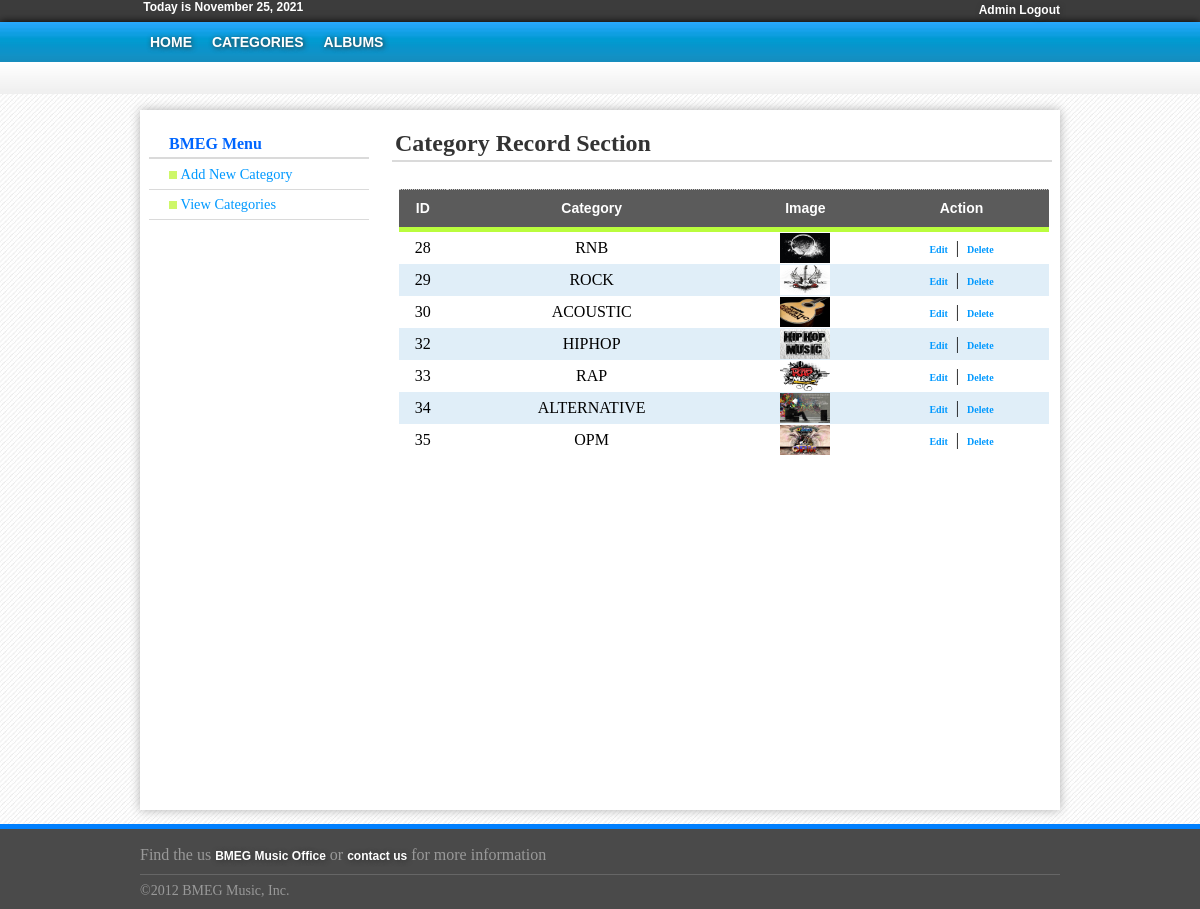
Page /Administrator/PHP/AdminViewCategory.php (signed in) on the committed database.
### tables this page shows
CREATE TABLE IF NOT EXISTS `tblcategory` (
`id` int(10) NOT NULL,
  `catname` varchar(50) DEFAULT NULL,
  `catdesc` varchar(250) DEFAULT NULL,
  `catimage` varchar(30) DEFAULT NULL
);

### Administrator/PHP/AdminViewCategory.php (the view, shortened to what this page needs)
<?php
if(isset($_SESSION['user_id'])==0){
header("location:../../loginpage.php");
}else{
?>
<!DOCTYPE html PUBLIC "-//W3C//DTD XHTML 1.0 Transitional//EN" "http://www.w3.org/TR/xhtml1/DTD/xhtml1-transitional.dtd">
<html xmlns="http://www.w3.org/1999/xhtml">
<head>
<link rel="stylesheet" type="text/css" href="../css/AdminStyle.css" />
</head>
<body>
<div class="header_wrapper">
	<div class="login">
          <?php
				$today = date("F j, Y");
				echo '&nbsp;Today is '.$today;
				?>
            <ul>
                <li><a href="logout.php">Admin Logout</a></li>
            </ul>
   	</div>
</div>
<div class="header_menu">
	<div class="menu">
    	<ul>
        	<li><a href="AdminHome.php">HOME</a></li>
            <li><a href="AdminCategory.php">CATEGORIES</a></li>
            <li><a href="AdminAlbum.php">ALBUMS</a></li>
    	</ul>
    </div>
</div>
<div class="header_under"></div>
<div class="container_wrapper">
    <div class="sidebar_menu">
    	<h4 class="header">BMEG Menu</h4>
    	<ul>
        	<li><a href="AdminCategory.php"><img src="../Templates/list-style.png" height="8"  width="8"/>&nbsp;Add New Category</a></li>
            <li><a href="AdminViewCategory.php"><img src="../Templates/list-style.png" height="8"  width="8"/>&nbspView Categories</a></li>
        </ul>
    </div>
    <div class="home_content">
    	<h2 class="header">Category Record Section</h2>
        	<div class="form">
            	<table width="650" border="0" cellpadding="1" cellspacing="0">
                	<tr>
                    	<th class="table">ID</th><th class="table">Category</th><th class="table">Image</th><th class="table">Action</th>
                    </tr>
            	<?php
				$line = 0;
				$start = $_GET['start'];
				$eu = $start - 0;
				$limit = 10;
				$getCat = mysql_query("SELECT * FROM tblcategory ORDER BY id ASC LIMIT $eu,$limit");
				while($rowCat = mysql_fetch_array($getCat)){
					if($line == 1){
						$bgcolor = '#E0EEF8';
						$line = 0;
					}else{
						$bgcolor = '#FFFFFF';
						$line = 1;
					}
				?>
                	<tr align="center" bgcolor="<?php echo $bgcolor?>">
                    	<td align="center"><?php echo $rowCat['id']?></td>
                        <td align="center"><?php echo $rowCat['catname']?></td>
                        <td align="center"><?php echo "<img src=upload_images/category/$rowCat[catimage] width=50 height=30"?></td>
                        <td align="center">
                        <a href="AdminEditCategory.php?id=<?php echo $rowCat['id']?>" class="link">Edit<a>&nbsp;&nbsp;|&nbsp;&nbsp;<a href="AdminDeleteCategory.php?id=<?php echo $rowCat['id']?>" class="link" onclick="return confirm('Do you want to delete this?')">Delete</a>
                        </td>
                    </tr>
                <?php
				}
				?>
                </table>
            </div>
    </div>
</div>
<div class="footer_wrapper">
    <div class="footer_menu">
    	<ul>
        	<li>Find the us <a href="Frontend/Contacts.php">BMEG Music Office</a> or <a href="Frontend/Contacts.php">contact us</a>  for more information</li>
        </ul>
        <br /> <br /> <br />
        <span style="color:#999; font-size:14px; margin-top:10px;">&copy;2012 BMEG Music, Inc.</span>
    </div>
</div>
</body>
</html><?php }?>

### Administrator/css/AdminStyle.css (style rules this page uses)
html,body { padding:0px; margin:0px; background:url(../Templates/body_back1.jpg) #fff top repeat-x; }
.header_menu { height:40px; width:100%; background:url(../Templates/menu_back.jpg) repeat-x; -moz-box-shadow:0px 0px 8px #000; -webkit-box-shadow:0px 0px 8px #000; -box-shadow:0px 0px 8px #000; border:1px medium #000; }
.menu { width:920px; margin-left:auto; margin-right:auto; }
.menu ul { padding:0px; margin:0px; }
.menu ul li { position:relative; float:left; list-style:none; line-height:40px; }
.menu ul li a { text-decoration:none; display:block; padding:10px; line-height:20px; font-family:Arial, Helvetica, sans-serif; font-size:14px; font-weight:900; text-shadow:1px 1px 5px #333; color:#FFF; }
.header_under { background:url(../Templates/headerunder.png) repeat-x; width:100%; height:32px; }
.header_wrapper { width:100%; height:22px; padding:0px; margin:0px; background:#3C3C3C; }
.login { font-family:Arial, Helvetica, sans-serif; color:#FFF; font-size:12px; padding-top: font-size:12px; width:920px; font-weight:900; margin-left:auto; margin-right:auto; }
.login ul { float:right; padding:0px; margin:0px; }
.login ul li { position:relative; list-style:none; }
.login ul li a { text-decoration:none; line-height:20px; font-family:Arial, Helvetica, sans-serif; font-size:12px; font-weight:900; text-shadow:1px 1px 5px #333; color:#FFF; }
.container_wrapper { width:920px; height:700px; padding:0px; margin-top:16px; margin-left:auto; margin-right:auto; -moz-box-shadow:0px 0px 10px #B0B0B0; -webkit-box-shadow:0px 0px 10px #B0B0B0; border:1px medium #B0B0B0; background:#FFF; }
.home_content { width:660px; height:500px; float:right; margin-right:8px; padding:0px; }
.home_content .header { font-weight:bold; color:#333; border-bottom:2px solid #dadada; padding-bottom:3px; padding-left:3px; }
.sidebar_menu { width:220px; height:500px; margin-left:9px; float:left; }
.sidebar_menu .header { font-weight:bold; color:#06F; margin-bottom:1px; border-bottom:2px solid #dadada; padding:4px 0px 4px 20px; }
.sidebar_menu ul { padding:0px; margin:0px; list-style-type:none; margin-bottom:10px; }
.sidebar_menu ul li { padding-bottom:0px; }
.sidebar_menu ul li a { font:"Trebuchet MS", Arial, Helvetica, sans-serif; font-size:90%; color:#09F; display:block; border-bottom:1px solid #dadada; padding-left:20px; text-decoration:none; padding-top:6px; padding-bottom:6px; }
.form { width:640px; height:500px; padding:7px 7px; }
.table { height:35px; background:#5B5B5B; color:#FFF; border-bottom:5px solid #BAFD3E; border-top:1px dotted #CCC; font-family:"Trebuchet MS", Arial, Helvetica, sans-serif; font-size:14px; margin-left:0; }
.link { text-decoration:none; font-family:Georgia, "Times New Roman", Times, serif; font-size:10px; font-weight:bold; color:#09F; }
.footer_wrapper { width:100%; height:80px; margin-top:14px; background:#4A4A4A; border-top:5px solid #0080FF; }
.footer_menu { width:920px; margin-left:auto; margin-right:auto; }
.footer_menu ul { padding:0px; margin:0px; list-style:none; float:left; border-bottom:1px solid #666; width:100%; padding-bottom:8px; padding-top:6px; }
.footer_menu ul li { line-height:20px; padding-top:10px; color:#999; font-weight:500px; }
.footer_menu ul li a { text-decoration:none;line-height:20px;font-family:Arial, Helvetica, sans-serif;font-size:12px;;text-shadow:1px 1px 5px #333;color:#FFF; font-weight:560 }

### rows in the picture
tblcategory: id "28", catname "RNB", catimage (picture)
tblcategory: id "29", catname "ROCK", catimage (picture)
tblcategory: id "30", catname "ACOUSTIC", catimage (picture)
tblcategory: id "32", catname "HIPHOP", catimage (picture)
tblcategory: id "33", catname "RAP", catimage (picture)
tblcategory: id "34", catname "ALTERNATIVE", catimage (picture)
tblcategory: id "35", catname "OPM", catimage (picture)
